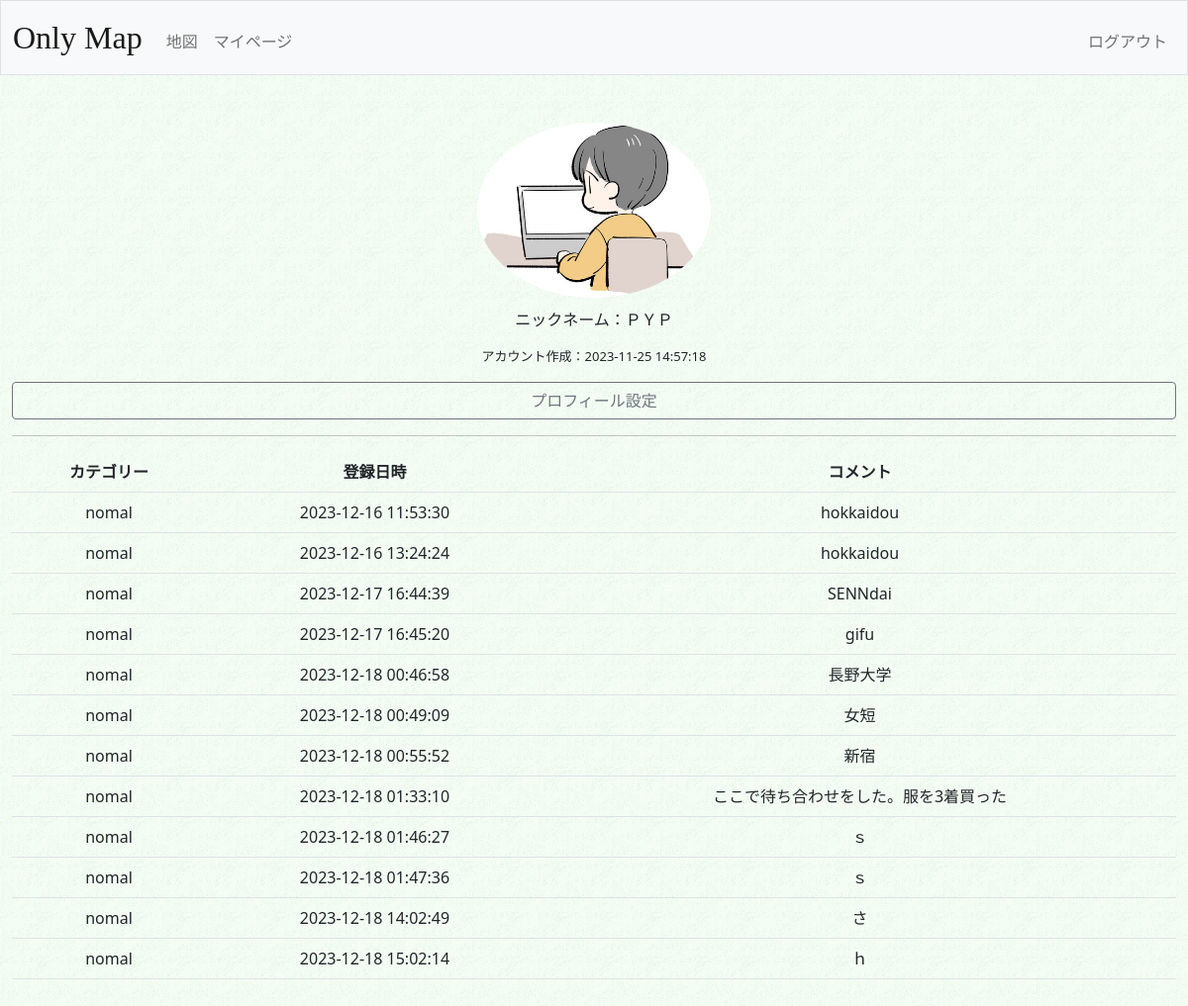
The app's page /mypage (signed in), older data.
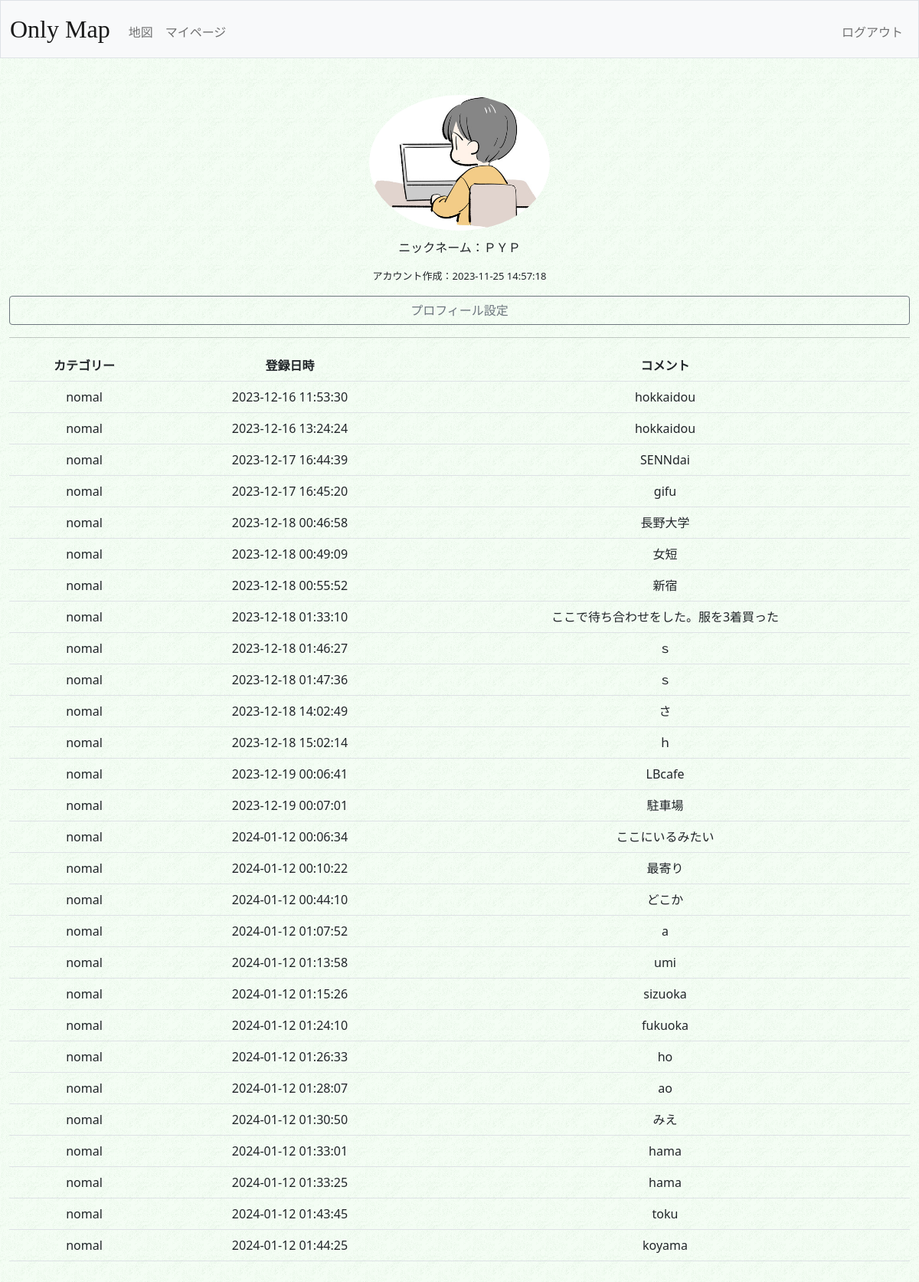
The same page, newer data.
### tables this page shows
CREATE TABLE 'users'(
'id' INTEGER PRIMARY KEY DEFAULT 0,
'username' TEXT NOT NULL,
'hash' TEXT NOT NULL,
'display_name' TEXT DEFAULT 'unknown',
'icon' TEXT,
'created_at' TIMESTAMP DEFAULT(datetime('now','localtime'))
);

CREATE TABLE 'markers'(
  'id' INTEGER PRIMARY KEY AUTOINCREMENT NOT NULL,
  'userid' INTEGER NOT NULL,
  'lat' FLOAT NOT NULL,
  'lng' FLOAT NOT NULL,
  'comment' TEXT,
  'cate' TEXT DEFAULT 'nomal',
  'created_at' TIMESTAMP DEFAULT(datetime('now','localtime'))
);

### app.py (the view)
@app.route("/mypage", methods=["GET", "POST"])
def mypage():
    if request.method == "POST":
        action = request.form.get('action')
        if action == "rewrite":
            con = sqlite3.connect(DBNAME)
            db = con.cursor()
            con.close()
            return render_template("repost.html") #,posts=posts
        elif action == "del":
            con = sqlite3.connect(DBNAME)
            db = con.cursor()
            db.execute("DELETE FROM posts WHERE id = ?",(postid,))
            con.commit()
            con.close()
            return redirect("/mypage")
        else:
            return redirect("/mypage")
    else:
        userid = session["user_id"]
        con = sqlite3.connect(DBNAME)
        db = con.cursor()
        users = db.execute("SELECT display_name,icon,created_at FROM users WHERE id = ?", (userid,)).fetchall()
        markers = db.execute("SELECT lat,lng,comment,cate,created_at FROM markers WHERE userid = (?)", (userid,)).fetchall()
        con.close()
        return render_template("mypage.html",users=users, markers=markers)

### app.py (called while the page is built)
@app.after_request
def after_request(response):
    response.headers["Cache-Control"] = "no-cache, no-store, must-revalidate"
    response.headers["Expires"] = 0
    response.headers["Pragma"] = "no-cache"
    return response

### templates/mypage.html (shortened to what this page needs)
{% extends "layout.html" %}
{% block main %}
    {% for user in users %}
        {% if user[1] != None %}
            <img src="./upload/iconimg/{{ user[1] }}" width="20%" class="icon">
        {% else %}
            <img src="./upload/iconimg/icon-default.png" width="20%" class="icon">
        {% endif %}
        <p>ニックネーム：{{ user[0] }}</p>
        <p class="createtime">アカウント作成：{{ user[2] }}</p>
        <a class="btn btn-outline-secondary" href="/set" role="button" style="display:block">プロフィール設定</a>
        <hr>
    {% endfor %}
    <table class="table table-hover">
        <tr>
            <th>カテゴリー</th>
            <th>登録日時</th>
            <th>コメント</th>
        </tr>
        {% for marker in markers %}
        <tr>
            <td>{{ marker[3] }}</td>
            <td>{{ marker[4] }}</td>
            <td>{{ marker[2] }}</td>
        </tr>
        {% endfor %}
    </table>
{% endblock %}

### templates/layout.html (shortened to what this page needs)
<!DOCTYPE html>
<html lang="en">
    <head prefix="og: http://ogp.me/ns# fb: http://ogp.me/ns/fb# article: http://ogp.me/ns/article#">
        <link href="https://cdn.jsdelivr.net/npm/bootstrap@5.1.3/dist/css/bootstrap.min.css" rel="stylesheet">
        <link href="./upload/styles.css" rel="stylesheet">
    </head>
    <body>
        <nav class="bg-light border navbar navbar-expand-md navbar-light">
            <div class="container-fluid">
                <a class="navbar-brand title century" href="/">Only Map</a>
                <div class="collapse navbar-collapse" id="navbar">
                    {% if session["user_id"] %}
                        <ul class="navbar-nav me-auto mt-2">
                            <li class="nav-item"><a class="nav-link" href="/map">地図</a></li>
                            <li class="nav-item"><a class="nav-link" href="/mypage">マイページ</a></li>
                        </ul>
                        <ul class="navbar-nav ms-auto mt-2">
                            <li class="nav-item"><a class="nav-link" href="/logout">ログアウト</a></li>
                        </ul>
                    {% endif %}
                </div>
            </div>
        </nav>
        <main class="container-fluid py-5 text-center">
            {% block main %}
            {% endblock %}
        </main>
    </body>
</html>

### upload/styles.css (style rules this page uses)
body { background: url("./background.gif") }
p { white-space: pre-wrap; }
.century { font-family: Century; }
.title { font-size: xxx-large; }
nav .navbar-brand { font-size: xx-large; }
.icon { width: 20%; height: 20%; border-radius: 50%; background-position: center center; margin-bottom: 10px; }
.createtime { font-size: small; }

Row changes from the older to the newer data that the page shows:
added markers: cate "nomal", created_at "2023-12-19 00:06:41", comment "LBcafe"
added markers: cate "nomal", created_at "2023-12-19 00:07:01", comment "駐車場"
added markers: cate "nomal", created_at "2024-01-12 00:06:34", comment "ここにいるみたい"
added markers: cate "nomal", created_at "2024-01-12 00:10:22", comment "最寄り"
added markers: cate "nomal", created_at "2024-01-12 00:44:10", comment "どこか"
added markers: cate "nomal", created_at "2024-01-12 01:07:52", comment "a"
added markers: cate "nomal", created_at "2024-01-12 01:13:58", comment "umi"
added markers: cate "nomal", created_at "2024-01-12 01:15:26", comment "sizuoka"
added markers: cate "nomal", created_at "2024-01-12 01:24:10", comment "fukuoka"
added markers: cate "nomal", created_at "2024-01-12 01:26:33", comment "ho"
added markers: cate "nomal", created_at "2024-01-12 01:28:07", comment "ao"
added markers: cate "nomal", created_at "2024-01-12 01:30:50", comment "みえ"
added markers: cate "nomal", created_at "2024-01-12 01:33:01", comment "hama"
added markers: cate "nomal", created_at "2024-01-12 01:33:25", comment "hama"
added markers: cate "nomal", created_at "2024-01-12 01:43:45", comment "toku"
added markers: cate "nomal", created_at "2024-01-12 01:44:25", comment "koyama"
